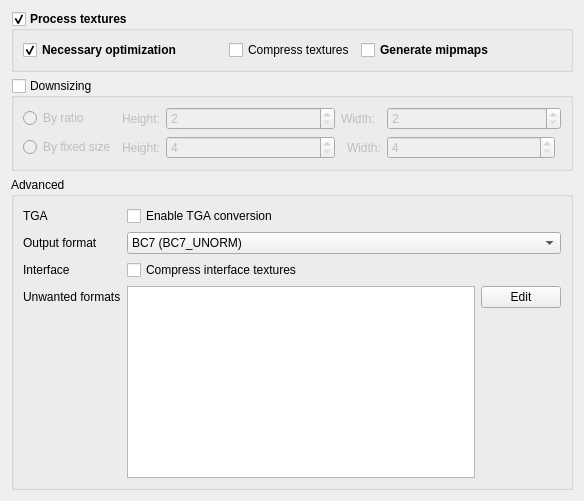
      <widget class="QWidget" name="texturesTab">
       <attribute name="title">
        <string>Textures</string>
       </attribute>
       <layout class="QVBoxLayout" name="verticalLayout_3">
        <item>
         <widget class="QGroupBox" name="texturesGroupBox">
          <property name="sizePolicy">
           <sizepolicy hsizetype="Expanding" vsizetype="Fixed">
            <horstretch>0</horstretch>
            <verstretch>0</verstretch>
           </sizepolicy>
          </property>
          <property name="font">
           <font>
            <bold>true</bold>
            <kerning>true</kerning>
           </font>
          </property>
          <property name="title">
           <string>Process textures</string>
          </property>
          <property name="flat">
           <bool>true</bool>
          </property>
          <property name="checkable">
           <bool>true</bool>
          </property>
          <layout class="QHBoxLayout" name="horizontalLayout_2">
           <item>
            <widget class="QCheckBox" name="texturesNecessaryOptimizationCheckBox">
             <property name="sizePolicy">
              <sizepolicy hsizetype="Fixed" vsizetype="Fixed">
               <horstretch>0</horstretch>
               <verstretch>0</verstretch>
              </sizepolicy>
             </property>
             <property name="minimumSize">
              <size>
               <width>200</width>
               <height>0</height>
              </size>
             </property>
             <property name="font">
              <font>
               <bold>true</bold>
               <kerning>true</kerning>
              </font>
             </property>
             <property name="cursor">
              <cursorShape>WhatsThisCursor</cursorShape>
             </property>
             <property name="toolTip">
              <string>&lt;html&gt;&lt;head/&gt;&lt;body&gt;&lt;p&gt;Converts any TGA files into DDS, as SSE cannot read these. Attempts to convert and fix any textures that would crash the game, as some older formats are incompatible with SSE.&lt;/p&gt;&lt;/body&gt;&lt;/html&gt;</string>
             </property>
             <property name="text">
              <string>Necessary optimization</string>
             </property>
             <property name="checked">
              <bool>true</bool>
             </property>
            </widget>
           </item>
           <item>
            <widget class="QCheckBox" name="texturesCompressCheckBox">
             <property name="font">
              <font>
               <bold>false</bold>
               <kerning>true</kerning>
              </font>
             </property>
             <property name="cursor">
              <cursorShape>WhatsThisCursor</cursorShape>
             </property>
             <property name="toolTip">
              <string>&lt;html&gt;&lt;head/&gt;&lt;body&gt;&lt;p&gt;Compresses uncompressed textures to the configured output format. It is recommended for SSE and FO4, but may highly decrease quality for other games.&lt;/p&gt;&lt;/body&gt;&lt;/html&gt;</string>
             </property>
             <property name="text">
              <string>Compress textures</string>
             </property>
            </widget>
           </item>
           <item>
            <widget class="QCheckBox" name="texturesMipmapCheckBox">
             <property name="sizePolicy">
              <sizepolicy hsizetype="Fixed" vsizetype="Fixed">
               <horstretch>0</horstretch>
               <verstretch>0</verstretch>
              </sizepolicy>
             </property>
             <property name="minimumSize">
              <size>
               <width>200</width>
               <height>0</height>
              </size>
             </property>
             <property name="font">
              <font>
               <bold>true</bold>
               <kerning>true</kerning>
              </font>
             </property>
             <property name="cursor">
              <cursorShape>WhatsThisCursor</cursorShape>
             </property>
             <property name="toolTip">
              <string>&lt;html&gt;&lt;head/&gt;&lt;body&gt;&lt;p&gt;Recommended&lt;/p&gt;&lt;p&gt;&lt;span style=&quot; font-weight:400;&quot;&gt;Mipmaps are smaller copies of textures embedded in the same file which get used when things are small or far away and a pixel on screen covers several pixels in the texture. &lt;/span&gt;&lt;/p&gt;&lt;p&gt;&lt;span style=&quot; font-weight:400;&quot;&gt;They improve visual quality with a small performance cost.&lt;/span&gt;&lt;/p&gt;&lt;/body&gt;&lt;/html&gt;</string>
             </property>
             <property name="text">
              <string>Generate mipmaps</string>
             </property>
             <property name="checked">
              <bool>false</bool>
             </property>
            </widget>
           </item>
          </layout>
         </widget>
        </item>
        <item>
         <widget class="QGroupBox" name="texturesResizingGroupBox">
          <property name="title">
           <string>Downsizing</string>
          </property>
          <property name="checkable">
           <bool>true</bool>
          </property>
          <property name="checked">
           <bool>false</bool>
          </property>
          <layout class="QGridLayout" name="gridLayout">
           <item row="0" column="1">
            <widget class="QLabel" name="label_15">
             <property name="sizePolicy">
              <sizepolicy hsizetype="Maximum" vsizetype="Preferred">
               <horstretch>0</horstretch>
               <verstretch>0</verstretch>
              </sizepolicy>
             </property>
             <property name="text">
              <string>Height:</string>
             </property>
            </widget>
           </item>
           <item row="0" column="3" colspan="2">
            <widget class="QLabel" name="label_16">
             <property name="sizePolicy">
              <sizepolicy hsizetype="Maximum" vsizetype="Preferred">
               <horstretch>0</horstretch>
               <verstretch>0</verstretch>
              </sizepolicy>
             </property>
             <property name="text">
              <string>Width:</string>
             </property>
            </widget>
           </item>
           <item row="1" column="2">
            <widget class="QSpinBox" name="texturesResizingBySizeHeight">
             <property name="sizePolicy">
              <sizepolicy hsizetype="MinimumExpanding" vsizetype="Fixed">
               <horstretch>0</horstretch>
               <verstretch>0</verstretch>
              </sizepolicy>
             </property>
             <property name="minimum">
              <number>4</number>
             </property>
             <property name="maximum">
              <number>4096</number>
             </property>
            </widget>
           </item>
           <item row="1" column="5">
            <widget class="QSpinBox" name="texturesResizingBySizeWidth">
             <property name="sizePolicy">
              <sizepolicy hsizetype="MinimumExpanding" vsizetype="Fixed">
               <horstretch>0</horstretch>
               <verstretch>0</verstretch>
              </sizepolicy>
             </property>
             <property name="minimum">
              <number>4</number>
             </property>
             <property name="maximum">
              <number>4096</number>
             </property>
            </widget>
           </item>
           <item row="1" column="4">
            <widget class="QLabel" name="label_18">
             <property name="sizePolicy">
              <sizepolicy hsizetype="Maximum" vsizetype="Preferred">
               <horstretch>0</horstretch>
               <verstretch>0</verstretch>
              </sizepolicy>
             </property>
             <property name="text">
              <string>Width:</string>
             </property>
            </widget>
           </item>
           <item row="1" column="1">
            <widget class="QLabel" name="label_17">
             <property name="sizePolicy">
              <sizepolicy hsizetype="Maximum" vsizetype="Preferred">
               <horstretch>0</horstretch>
               <verstretch>0</verstretch>
              </sizepolicy>
             </property>
             <property name="text">
              <string>Height:</string>
             </property>
            </widget>
           </item>
           <item row="0" column="0">
            <widget class="QRadioButton" name="texturesResizingByRatioRadioButton">
             <property name="cursor">
              <cursorShape>WhatsThisCursor</cursorShape>
             </property>
             <property name="toolTip">
              <string>&lt;html&gt;&lt;head/&gt;&lt;body&gt;&lt;p&gt;Resizes textures, dividing the current width and height by the values given. Must result in texture dimensions expressed in powers of two, no less than 4x4. &lt;/p&gt;&lt;/body&gt;&lt;/html&gt;</string>
             </property>
             <property name="text">
              <string>By ratio</string>
             </property>
            </widget>
           </item>
           <item row="1" column="0">
            <widget class="QRadioButton" name="texturesResizingBySizeRadioButton">
             <property name="cursor">
              <cursorShape>WhatsThisCursor</cursorShape>
             </property>
             <property name="toolTip">
              <string>&lt;html&gt;&lt;head/&gt;&lt;body&gt;&lt;p&gt;Resizes texture dimensions to the given sizes. Must result in texture dimensions expressed in powers of two, no less than 4x4.&lt;/p&gt;&lt;/body&gt;&lt;/html&gt;</string>
             </property>
             <property name="text">
              <string>By fixed size</string>
             </property>
            </widget>
           </item>
           <item row="0" column="2">
            <widget class="QSpinBox" name="texturesResizingByRatioHeight">
             <property name="sizePolicy">
              <sizepolicy hsizetype="MinimumExpanding" vsizetype="Fixed">
               <horstretch>0</horstretch>
               <verstretch>0</verstretch>
              </sizepolicy>
             </property>
             <property name="minimum">
              <number>2</number>
             </property>
             <property name="maximum">
              <number>10</number>
             </property>
            </widget>
           </item>
           <item row="0" column="5" colspan="2">
            <widget class="QSpinBox" name="texturesResizingByRatioWidth">
             <property name="sizePolicy">
              <sizepolicy hsizetype="MinimumExpanding" vsizetype="Fixed">
               <horstretch>0</horstretch>
               <verstretch>0</verstretch>
              </sizepolicy>
             </property>
             <property name="minimum">
              <number>2</number>
             </property>
             <property name="maximum">
              <number>10</number>
             </property>
            </widget>
           </item>
          </layout>
         </widget>
        </item>
        <item>
         <widget class="QGroupBox" name="texturesAdvancedGroupBox">
          <property name="title">
           <string>Advanced</string>
          </property>
          <layout class="QGridLayout" name="gridLayout_3">
           <item row="2" column="0">
            <widget class="QLabel" name="label_13">
             <property name="cursor">
              <cursorShape>WhatsThisCursor</cursorShape>
             </property>
             <property name="toolTip">
              <string>&lt;html&gt;&lt;head/&gt;&lt;body&gt;&lt;p&gt;Some games do not support compressed interface textures.&lt;/p&gt;&lt;/body&gt;&lt;/html&gt;</string>
             </property>
             <property name="text">
              <string>Interface</string>
             </property>
            </widget>
           </item>
           <item row="0" column="1" colspan="2">
            <widget class="QCheckBox" name="texturesTgaConversionCheckBox">
             <property name="text">
              <string>Enable TGA conversion</string>
             </property>
            </widget>
           </item>
           <item row="1" column="0">
            <widget class="QLabel" name="label_12">
             <property name="cursor">
              <cursorShape>WhatsThisCursor</cursorShape>
             </property>
             <property name="toolTip">
              <string>&lt;html&gt;&lt;head/&gt;&lt;body&gt;&lt;p&gt;Output format for uncompressed textures, modified textures, and converted TGA files. BC7 should only be used for SSE or FO4.&lt;/p&gt;&lt;/body&gt;&lt;/html&gt;</string>
             </property>
             <property name="text">
              <string>Output format</string>
             </property>
            </widget>
           </item>
           <item row="0" column="0">
            <widget class="QLabel" name="label_14">
             <property name="cursor">
              <cursorShape>WhatsThisCursor</cursorShape>
             </property>
             <property name="toolTip">
              <string>&lt;html&gt;&lt;head/&gt;&lt;body&gt;&lt;p&gt;Will convert TGAs to a compatible DDS format if option is selected.&lt;/p&gt;&lt;/body&gt;&lt;/html&gt;</string>
             </property>
             <property name="text">
              <string>TGA</string>
             </property>
            </widget>
           </item>
           <item row="1" column="1" colspan="2">
            <widget class="QComboBox" name="texturesOutputFormat">
             <item>
              <property name="text">
               <string>BC7 (BC7_UNORM)</string>
              </property>
             </item>
             <item>
              <property name="text">
               <string notr="true">BC5 (BC5_UNORM)</string>
              </property>
             </item>
             <item>
              <property name="text">
               <string>BC3 (BC3_UNORM)</string>
              </property>
             </item>
             <item>
              <property name="text">
               <string>BC1 (BC1_UNORM)</string>
              </property>
             </item>
             <item>
              <property name="text">
               <string>Uncompressed (R8G8B8A8_UNORM)</string>
              </property>
             </item>
            </widget>
           </item>
           <item row="2" column="1" colspan="2">
            <widget class="QCheckBox" name="texturesCompressInterfaceCheckBox">
             <property name="text">
              <string>Compress interface textures</string>
             </property>
            </widget>
           </item>
           <item row="3" column="0">
            <widget class="QLabel" name="label_19">
             <property name="cursor">
              <cursorShape>WhatsThisCursor</cursorShape>
             </property>
             <property name="toolTip">
              <string>&lt;html&gt;&lt;head/&gt;&lt;body&gt;&lt;p&gt;Textures using these formats will be converted to a supported format.&lt;/p&gt;&lt;/body&gt;&lt;/html&gt;</string>
             </property>
             <property name="text">
              <string>Unwanted formats</string>
             </property>
            </widget>
           </item>
           <item row="3" column="2">
            <widget class="QPushButton" name="texturesUnwantedFormatsEditButton">
             <property name="text">
              <string>Edit</string>
             </property>
            </widget>
           </item>
           <item row="3" column="1" rowspan="2">
            <widget class="QListWidget" name="texturesUnwantedFormatsList"/>
           </item>
          </layout>
         </widget>
        </item>
       </layout>
      </widget>
